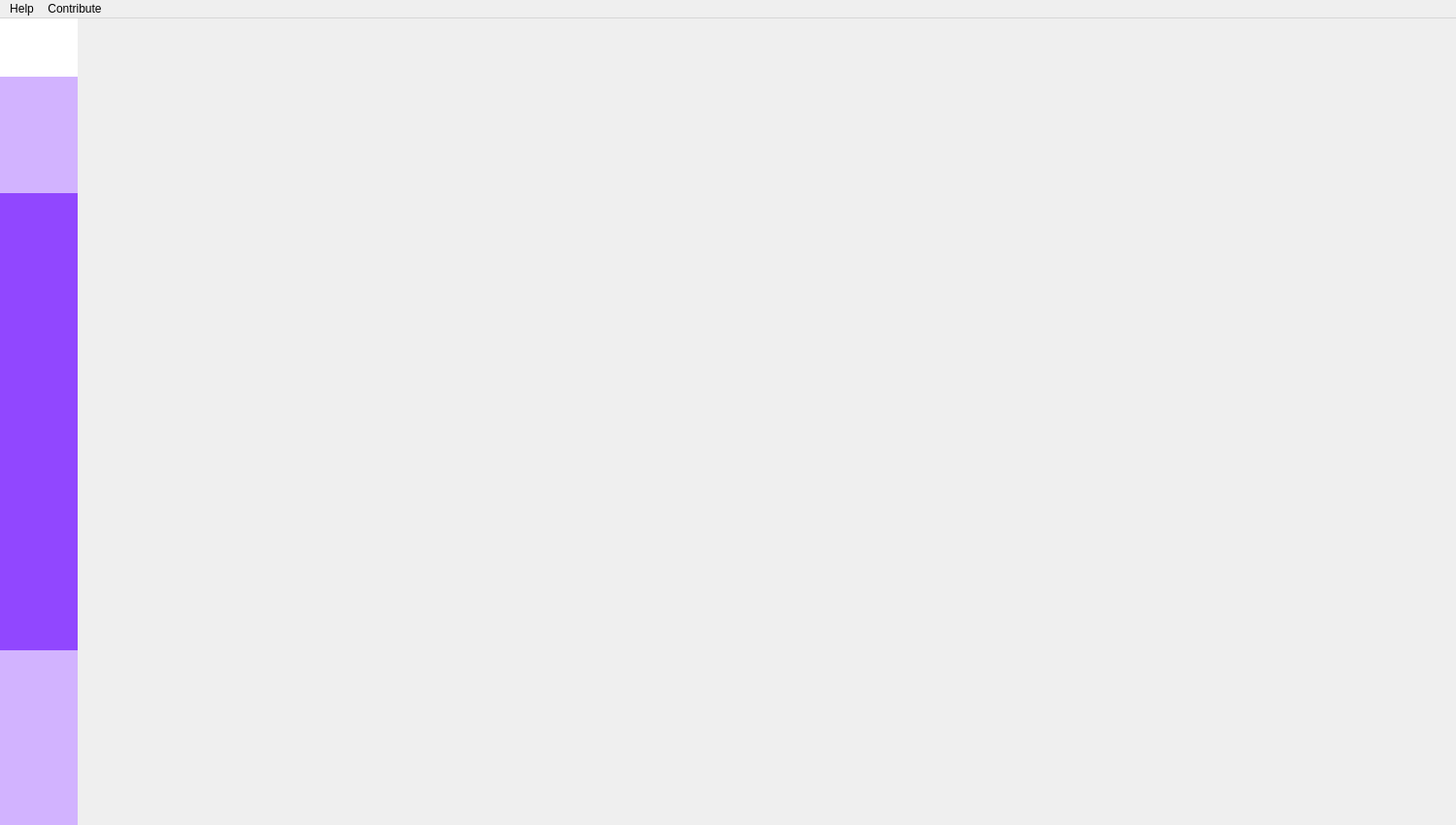
<?xml version="1.0" encoding="UTF-8"?>
<ui version="4.0">
 <class>MainWindow</class>
 <widget class="QMainWindow" name="MainWindow">
  <property name="geometry">
   <rect>
    <x>0</x>
    <y>0</y>
    <width>1500</width>
    <height>850</height>
   </rect>
  </property>
  <property name="locale">
   <locale language="English" country="UnitedStates"/>
  </property>
  <widget class="QWidget" name="centralWidget">
   <layout class="QHBoxLayout" name="centralWidgetLayout">
    <property name="spacing">
     <number>0</number>
    </property>
    <property name="leftMargin">
     <number>0</number>
    </property>
    <property name="topMargin">
     <number>0</number>
    </property>
    <property name="rightMargin">
     <number>0</number>
    </property>
    <property name="bottomMargin">
     <number>0</number>
    </property>
    <item>
     <widget class="QWidget" name="navigationBar" native="true">
      <property name="styleSheet">
       <string notr="true">#navigationBar {
	background: rgba(145, 71, 255, 255);
}</string>
      </property>
      <layout class="QVBoxLayout" name="navigationBarLayout">
       <property name="spacing">
        <number>0</number>
       </property>
       <property name="leftMargin">
        <number>0</number>
       </property>
       <property name="topMargin">
        <number>0</number>
       </property>
       <property name="rightMargin">
        <number>0</number>
       </property>
       <property name="bottomMargin">
        <number>0</number>
       </property>
       <item>
        <widget class="QToolButton" name="searchPageButton">
         <property name="sizePolicy">
          <sizepolicy hsizetype="Preferred" vsizetype="Preferred">
           <horstretch>0</horstretch>
           <verstretch>0</verstretch>
          </sizepolicy>
         </property>
         <property name="minimumSize">
          <size>
           <width>80</width>
           <height>60</height>
          </size>
         </property>
         <property name="toolTip">
          <string>Search</string>
         </property>
         <property name="styleSheet">
          <string notr="true">QToolButton {
	background: rgba(255, 255, 255, 150);
	border: none;
}

QToolButton:hover {
	background: rgba(200, 200, 200, 255);
}

QToolButton:checked {
	background: rgba(255, 255, 255, 255);
}</string>
         </property>
         <property name="icon">
          <iconset>
           <normaloff>../icons/search.svg</normaloff>../icons/search.svg</iconset>
         </property>
         <property name="iconSize">
          <size>
           <width>24</width>
           <height>24</height>
          </size>
         </property>
         <property name="checkable">
          <bool>true</bool>
         </property>
         <property name="checked">
          <bool>true</bool>
         </property>
         <property name="autoExclusive">
          <bool>true</bool>
         </property>
         <property name="autoRaise">
          <bool>true</bool>
         </property>
        </widget>
       </item>
       <item>
        <widget class="QToolButton" name="downloadsPageButton">
         <property name="sizePolicy">
          <sizepolicy hsizetype="Preferred" vsizetype="Preferred">
           <horstretch>0</horstretch>
           <verstretch>0</verstretch>
          </sizepolicy>
         </property>
         <property name="minimumSize">
          <size>
           <width>80</width>
           <height>60</height>
          </size>
         </property>
         <property name="toolTip">
          <string>Downloads</string>
         </property>
         <property name="styleSheet">
          <string notr="true">QToolButton {
	background: rgba(255, 255, 255, 150);
	border: none;
}

QToolButton:hover {
	background: rgba(200, 200, 200, 255);
}

QToolButton:checked {
	background: rgba(255, 255, 255, 255);
}</string>
         </property>
         <property name="icon">
          <iconset>
           <normaloff>../icons/download.svg</normaloff>../icons/download.svg</iconset>
         </property>
         <property name="iconSize">
          <size>
           <width>24</width>
           <height>24</height>
          </size>
         </property>
         <property name="checkable">
          <bool>true</bool>
         </property>
         <property name="autoExclusive">
          <bool>true</bool>
         </property>
         <property name="autoRaise">
          <bool>true</bool>
         </property>
        </widget>
       </item>
       <item>
        <widget class="QToolButton" name="scheduledDownloadsPageButton">
         <property name="sizePolicy">
          <sizepolicy hsizetype="Preferred" vsizetype="Preferred">
           <horstretch>0</horstretch>
           <verstretch>0</verstretch>
          </sizepolicy>
         </property>
         <property name="minimumSize">
          <size>
           <width>80</width>
           <height>60</height>
          </size>
         </property>
         <property name="toolTip">
          <string>Scheduled Downloads</string>
         </property>
         <property name="styleSheet">
          <string notr="true">QToolButton {
	background: rgba(255, 255, 255, 150);
	border: none;
}

QToolButton:hover {
	background: rgba(200, 200, 200, 255);
}

QToolButton:checked {
	background: rgba(255, 255, 255, 255);
}</string>
         </property>
         <property name="icon">
          <iconset>
           <normaloff>../icons/scheduled.svg</normaloff>../icons/scheduled.svg</iconset>
         </property>
         <property name="iconSize">
          <size>
           <width>24</width>
           <height>24</height>
          </size>
         </property>
         <property name="checkable">
          <bool>true</bool>
         </property>
         <property name="autoExclusive">
          <bool>true</bool>
         </property>
         <property name="autoRaise">
          <bool>true</bool>
         </property>
        </widget>
       </item>
       <item>
        <spacer name="verticalSpacer_1">
         <property name="orientation">
          <enum>Qt::Vertical</enum>
         </property>
         <property name="sizeHint" stdset="0">
          <size>
           <width>20</width>
           <height>40</height>
          </size>
         </property>
        </spacer>
       </item>
       <item>
        <widget class="QToolButton" name="accountPageButton">
         <property name="sizePolicy">
          <sizepolicy hsizetype="Preferred" vsizetype="Preferred">
           <horstretch>0</horstretch>
           <verstretch>0</verstretch>
          </sizepolicy>
         </property>
         <property name="minimumSize">
          <size>
           <width>80</width>
           <height>60</height>
          </size>
         </property>
         <property name="toolTip">
          <string>Account</string>
         </property>
         <property name="styleSheet">
          <string notr="true">QToolButton {
	background: rgba(255, 255, 255, 150);
	border: none;
}

QToolButton:hover {
	background: rgba(200, 200, 200, 255);
}

QToolButton:checked {
	background: rgba(255, 255, 255, 255);
}</string>
         </property>
         <property name="icon">
          <iconset>
           <normaloff>../icons/account.svg</normaloff>../icons/account.svg</iconset>
         </property>
         <property name="iconSize">
          <size>
           <width>24</width>
           <height>24</height>
          </size>
         </property>
         <property name="checkable">
          <bool>true</bool>
         </property>
         <property name="autoExclusive">
          <bool>true</bool>
         </property>
         <property name="autoRaise">
          <bool>true</bool>
         </property>
        </widget>
       </item>
       <item>
        <widget class="QToolButton" name="settingsPageButton">
         <property name="sizePolicy">
          <sizepolicy hsizetype="Preferred" vsizetype="Preferred">
           <horstretch>0</horstretch>
           <verstretch>0</verstretch>
          </sizepolicy>
         </property>
         <property name="minimumSize">
          <size>
           <width>80</width>
           <height>60</height>
          </size>
         </property>
         <property name="toolTip">
          <string>Settings</string>
         </property>
         <property name="styleSheet">
          <string notr="true">QToolButton {
	background: rgba(255, 255, 255, 150);
	border: none;
}

QToolButton:hover {
	background: rgba(200, 200, 200, 255);
}

QToolButton:checked {
	background: rgba(255, 255, 255, 255);
}</string>
         </property>
         <property name="icon">
          <iconset>
           <normaloff>../icons/settings.svg</normaloff>../icons/settings.svg</iconset>
         </property>
         <property name="iconSize">
          <size>
           <width>24</width>
           <height>24</height>
          </size>
         </property>
         <property name="checkable">
          <bool>true</bool>
         </property>
         <property name="autoExclusive">
          <bool>true</bool>
         </property>
         <property name="autoRaise">
          <bool>true</bool>
         </property>
        </widget>
       </item>
       <item>
        <widget class="QToolButton" name="informationPageButton">
         <property name="sizePolicy">
          <sizepolicy hsizetype="Preferred" vsizetype="Preferred">
           <horstretch>0</horstretch>
           <verstretch>0</verstretch>
          </sizepolicy>
         </property>
         <property name="minimumSize">
          <size>
           <width>80</width>
           <height>60</height>
          </size>
         </property>
         <property name="toolTip">
          <string>Information</string>
         </property>
         <property name="styleSheet">
          <string notr="true">QToolButton {
	background: rgba(255, 255, 255, 150);
	border: none;
}

QToolButton:hover {
	background: rgba(200, 200, 200, 255);
}

QToolButton:checked {
	background: rgba(255, 255, 255, 255);
}</string>
         </property>
         <property name="icon">
          <iconset>
           <normaloff>../icons/info.svg</normaloff>../icons/info.svg</iconset>
         </property>
         <property name="iconSize">
          <size>
           <width>24</width>
           <height>24</height>
          </size>
         </property>
         <property name="checkable">
          <bool>true</bool>
         </property>
         <property name="autoExclusive">
          <bool>true</bool>
         </property>
         <property name="autoRaise">
          <bool>true</bool>
         </property>
        </widget>
       </item>
      </layout>
     </widget>
    </item>
    <item>
     <widget class="QStackedWidget" name="navigationArea">
      <widget class="QWidget" name="searchPage">
       <layout class="QVBoxLayout" name="searchPageLayout">
        <property name="leftMargin">
         <number>0</number>
        </property>
        <property name="topMargin">
         <number>0</number>
        </property>
        <property name="rightMargin">
         <number>0</number>
        </property>
        <property name="bottomMargin">
         <number>0</number>
        </property>
       </layout>
      </widget>
      <widget class="QWidget" name="downloadsPage">
       <layout class="QVBoxLayout" name="downloadsPageLayout">
        <property name="leftMargin">
         <number>0</number>
        </property>
        <property name="topMargin">
         <number>0</number>
        </property>
        <property name="rightMargin">
         <number>0</number>
        </property>
        <property name="bottomMargin">
         <number>0</number>
        </property>
       </layout>
      </widget>
      <widget class="QWidget" name="scheduledDownloadsPage">
       <layout class="QVBoxLayout" name="scheduledDownloadsPageLayout">
        <property name="leftMargin">
         <number>0</number>
        </property>
        <property name="topMargin">
         <number>0</number>
        </property>
        <property name="rightMargin">
         <number>0</number>
        </property>
        <property name="bottomMargin">
         <number>0</number>
        </property>
       </layout>
      </widget>
      <widget class="QWidget" name="accountPage">
       <layout class="QVBoxLayout" name="accountPageLayout">
        <property name="leftMargin">
         <number>0</number>
        </property>
        <property name="topMargin">
         <number>0</number>
        </property>
        <property name="rightMargin">
         <number>0</number>
        </property>
        <property name="bottomMargin">
         <number>0</number>
        </property>
       </layout>
      </widget>
      <widget class="QWidget" name="settingsPage">
       <layout class="QVBoxLayout" name="settingsPageLayout">
        <property name="leftMargin">
         <number>0</number>
        </property>
        <property name="topMargin">
         <number>0</number>
        </property>
        <property name="rightMargin">
         <number>0</number>
        </property>
        <property name="bottomMargin">
         <number>0</number>
        </property>
       </layout>
      </widget>
      <widget class="QWidget" name="informationPage">
       <layout class="QVBoxLayout" name="informationPageLayout">
        <property name="leftMargin">
         <number>0</number>
        </property>
        <property name="topMargin">
         <number>0</number>
        </property>
        <property name="rightMargin">
         <number>0</number>
        </property>
        <property name="bottomMargin">
         <number>0</number>
        </property>
       </layout>
      </widget>
     </widget>
    </item>
   </layout>
  </widget>
  <widget class="QMenuBar" name="menubar">
   <property name="geometry">
    <rect>
     <x>0</x>
     <y>0</y>
     <width>1500</width>
     <height>22</height>
    </rect>
   </property>
   <widget class="QMenu" name="menuHelp">
    <property name="title">
     <string>Help</string>
    </property>
    <addaction name="actionGettingStarted"/>
    <addaction name="actionAbout"/>
    <addaction name="actionTermsOfService"/>
   </widget>
   <widget class="QMenu" name="menuContribute">
    <property name="title">
     <string>Contribute</string>
    </property>
    <addaction name="actionSponsor"/>
   </widget>
   <addaction name="menuHelp"/>
   <addaction name="menuContribute"/>
  </widget>
  <action name="actionGettingStarted">
   <property name="text">
    <string>Getting Started</string>
   </property>
  </action>
  <action name="actionAbout">
   <property name="text">
    <string>About</string>
   </property>
  </action>
  <action name="actionTermsOfService">
   <property name="text">
    <string>Terms of Service</string>
   </property>
  </action>
  <action name="actionSponsor">
   <property name="text">
    <string>Become a Sponsor</string>
   </property>
  </action>
 </widget>
 <resources/>
 <connections/>
</ui>
